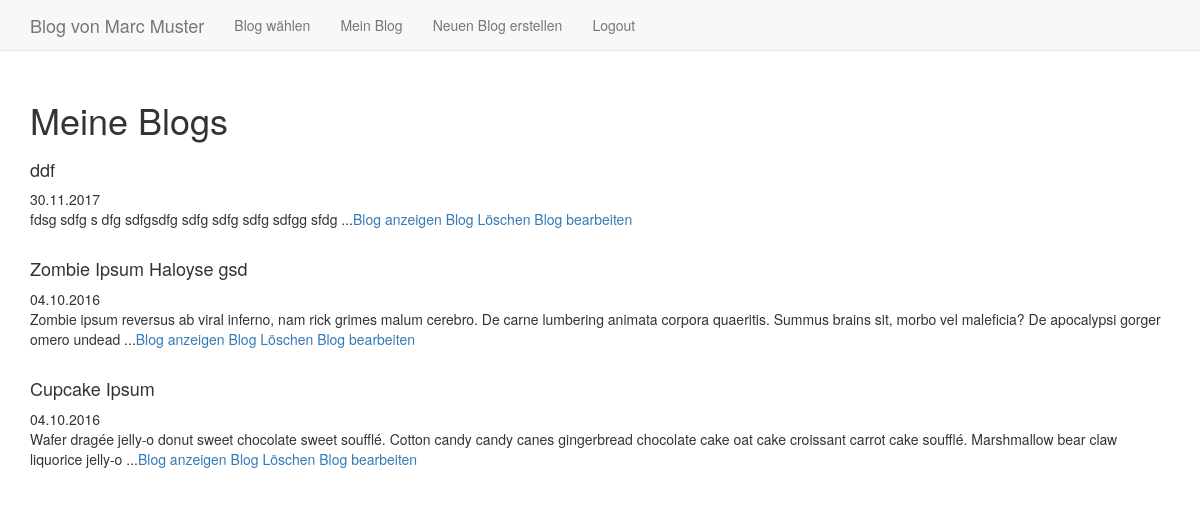
Page /index.php?function=entries_member&bid=1 (signed in) on the earlier database version.
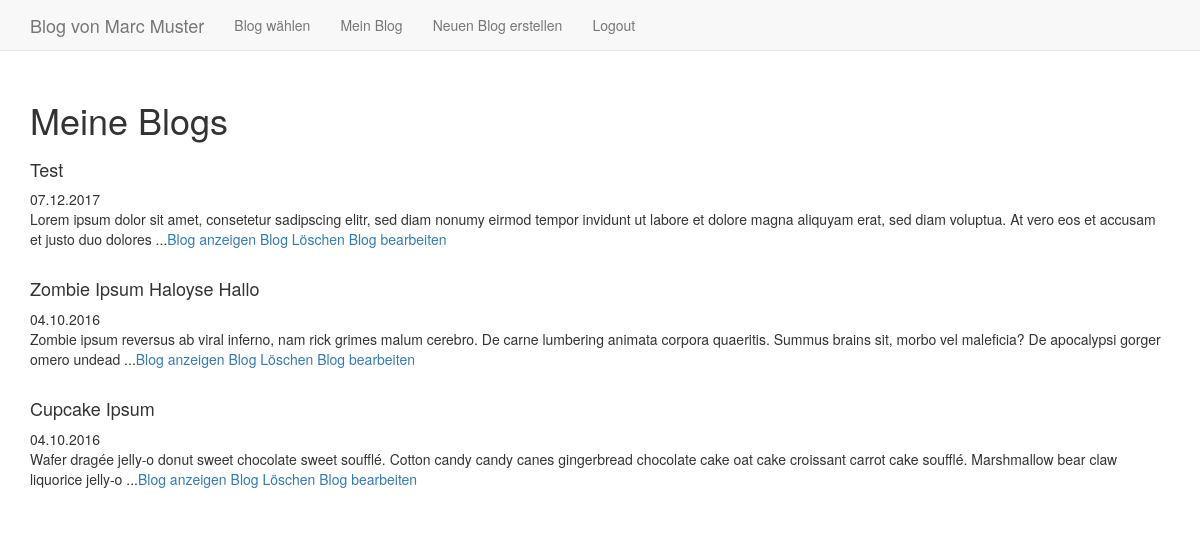
Same page on the later database version.
### tables this page shows
CREATE TABLE `entry` (
	`eid`	INTEGER PRIMARY KEY AUTOINCREMENT,
	`uid`	INTEGER NOT NULL,
	`tid`	INTEGER,
	`datetime`	INTEGER NOT NULL,
	`title`	TEXT NOT NULL,
	`content`	TEXT NOT NULL,
	`picture1`	TEXT,
	`picture2`	TEXT,
	`picture3`	TEXT,
	FOREIGN KEY(`uid`) REFERENCES `user`(`uid`),
	FOREIGN KEY(`tid`) REFERENCES `topic`(`tid`)
);

### include/functions_db.php (called while the page is built, shortened)
<?php
  function getEntries($uid) {
	$alle = [];
	$db = getValue('cfg_db');
	$entries = $db->query("SELECT eid, datetime, title, content, picture1, picture2, picture3 FROM entry WHERE uid=$uid ORDER BY eid DESC");
	while ($entry = $entries->fetchArray()) {
	  $alle[] = $entry;
	}
	return $alle;
  }
?>

### entries_member.php (the view)
 <?php
 if(getUserIdFromSession() == true) {
   echo '<h1>Meine Blogs<h1>';
   $entries = getEntries($blogId);
   if ($entries == NULL) {
     echo "Sie haben noch keinen Blog erstellt";
     echo '<a href="index.php?function=entries_member_create&bid='.$blogId.'">Blog erstellen </a>';
   } else {
     foreach ($entries as $entry => $blogs) {
       $content = preg_replace("/[^ ]*$/", '', substr($blogs['content'], 0, 200));
       echo "<h4>".$blogs['title']."</h4>";
       echo date('d.m.Y',$blogs['datetime'])."<br>";
       echo $content.'...';
       echo '<a href="index.php?function=entries_member_details&bid='.$blogId.'&eid='.$blogs['eid'].'">Blog anzeigen </a>';
       echo '<a onclick="return confirmDelete()" href="index.php?function=entries_member_delete&bid='.$blogId.'&eid='.$blogs['eid'].'">Blog Löschen </a>';
       echo '<a href="index.php?function=entries_member_edit&bid='.$blogId.'&eid='.$blogs['eid'].'">Blog bearbeiten </a>';
       echo "<br>"."<br>";
     }
  }
} else {
     die('Bitte zuerst <a href="index.php?function=login">einloggen</a>');
 }
 ?>

Differences in the rows shown:
removed entry: title "ddf", datetime "30.11.2017", content "fdsg sdfg s dfg sdfgsdfg sdfg sdfg sdfg sdfgg sfdg"
added entry: title "Test", datetime "07.12.2017", content "Lorem ipsum dolor sit amet, consetetur sadipscing elitr, sed diam nonumy eirmod tempor invidunt ut labore et dolore magna aliquyam erat, sed diam voluptua. At vero eos et accusam et justo duo dolores"
changed entry: title "Zombie Ipsum Haloyse gsd" → "Zombie Ipsum Haloyse Hallo"
